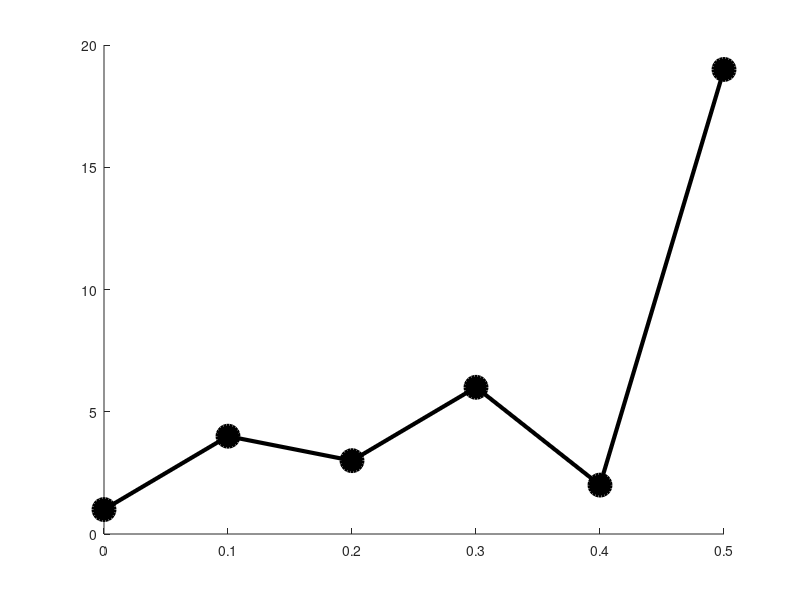

MATLAB code for this plot: (Note: this script raises an error after producing the figure.)
%% Upsampling
%% Low-sampling-rate data to upsample
% In Hz
srate = 10;

% Just some numbers...
data  = [1 4 3 6 2 19];

% Other parameters
npnts = length(data);
time  = (0:npnts-1)/srate;

% Plot the original signal
figure(1), clf, hold on
plot(time,data,'ko-','markersize',15,'markerfacecolor','k','linew',3)

%% Option 1: upsample by a factor
upsampleFactor = 4;
newNpnts = npnts*upsampleFactor;

% New time vector after upsampling
newTime = (0:newNpnts-1)/(upsampleFactor*srate);

%% Option 2: upsample to desired frequency, then cut off points if necessary
% In Hz
newSrate = 37;

% Need to round in case it's not exact
newNpnts = round( npnts * (newSrate/srate) );

% New time vector after upsampling
newTime = (0:newNpnts-1) / newSrate;

%% Continue on to interpolation
% Cut out extra time points
newTime(newTime>time(end)) = [];

% The new sampling rate actually implemented
newSrateActual = 1/mean(diff(newTime))

% Define interpolation object
F = griddedInterpolant(time,data,'spline');

% Query that object at requested time points
updataI = F(newTime);

% Plot the upsampled signal
plot(newTime,updataI,'rs-','markersize',14,'markerfacecolor','r')
set(gca,'xlim',[0 max(time(end),newTime(end))])

%% Using MATLAB's resample function (signal processing toolbox)
% New sampling rate in Hz
newSrate = 42;

% Find p and q coefficients
[p,q] = rat( newSrate/srate);

% Use resample function (sigproc toolbox)
updataR = resample(data,p,q);
 
% New time vector
newTime = (0:length(updataR)-1)/newSrate;

% Cut out extra time points
updataR(newTime>time(end)) = [];
newTime(newTime>time(end)) = [];

% Plot it
plot(newTime,updataR,'b^-','markersize',14,'markerfacecolor','b')
legend({'Original';'Interpolated';'resample'})

%% end.
